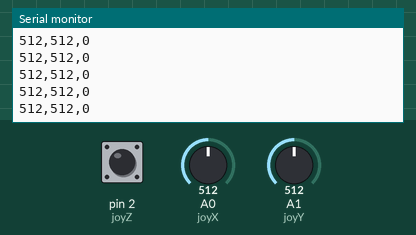
The sketch below on a simulated Arduino Uno, built with avr-gcc and run on an emulated ATmega328P. Shown: the last lines printed to the serial monitor. The test bench sets the inputs (shaded band); at power-on: A1 (joyY) = 512, A0 (joyX) = 512, pin 2 (joyZ) HIGH.

Above: at 4.2 s.
4.3 s: A1 (joyY) set to 991
At 5.2 s:
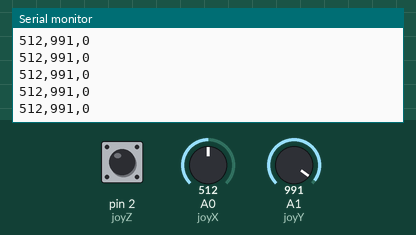
7.3 s: A1 (joyY) set to 1016
At 7.9 s:
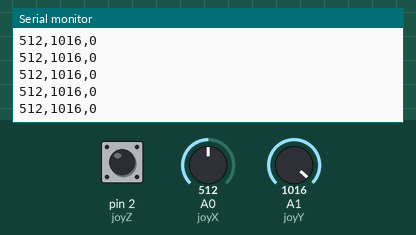
11.9 s: A0 (joyX) set to 111
At 12.9 s:
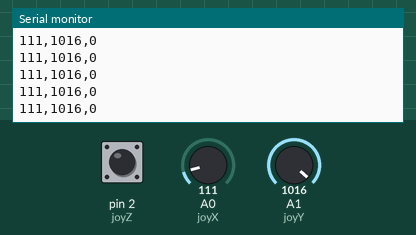
14.9 s: A0 (joyX) set to 88
At 15.9 s:
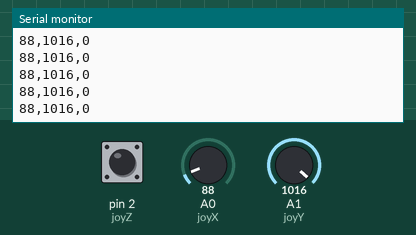
Timing chart, 0 to 17.4 s (numbered marks = the images above; inputs shaded):
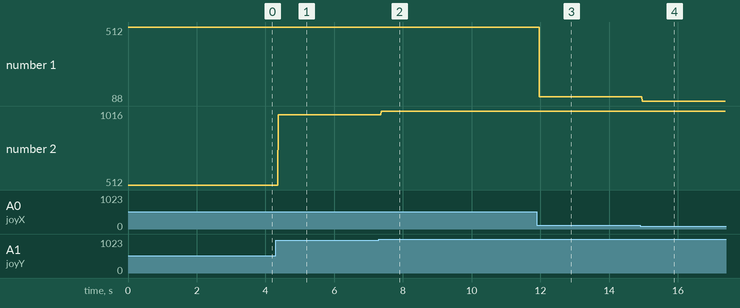

The sketch:

joystick.ino
```cpp
// X and Y are analog and Z is digital!
const int joyX = A0;
const int joyY = A1;
const int joyZ = 2;

// reset values
int readX = 0;
int readY = 0;
int readZ = 0;

void setup() {
    Serial.begin(9600); // lower this if it doesn't work
    pinMode(joyZ, INPUT_PULLUP); // register Z btn
}

void loop() {
    // read analog and btn
    readX = analogRead(joyX);
    readY = analogRead(joyY);
    readZ = !digitalRead(joyZ);

    // send results
    Serial.print(readX);
    Serial.print(",");
    Serial.print(readY);
    Serial.print(",");
    Serial.println(readZ);
}
```

Measured:
- after the input at 4.3 s, the serial monitor: prints a new line after 0.07 s (image 1)
- after the input at 7.3 s, the serial monitor: prints a new line after 0.07 s (image 2)
- after the input at 11.9 s, the serial monitor: prints a new line after 0.07 s (image 3)
- after the input at 14.9 s, the serial monitor: prints a new line after 0.07 s (image 4)
- plotted number 1: 512 → 111 after the input at 11.9 s, 111 → 88 after the input at 14.9 s
- plotted number 2: 512 → 991 after the input at 4.3 s, 991 → 1016 after the input at 7.3 s
